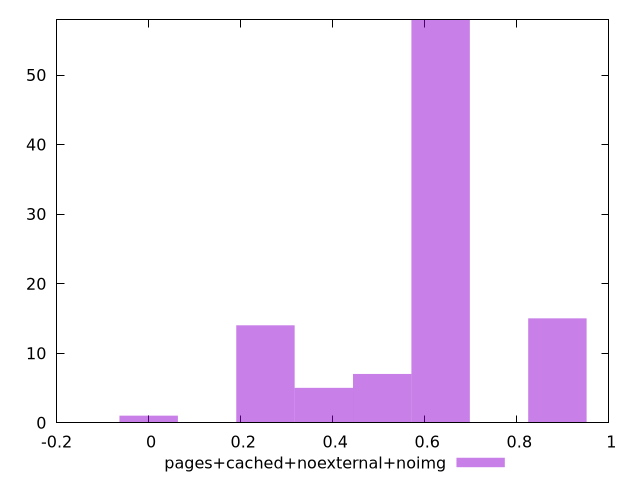

Reproduce this figure in gnuplot.
$_pagesCachedNoexternalNoimg <<EOF
0.2537570143270051 14
0.8881495501445178 15
0.6343925358175128 58
0.5075140286540102 7
0.3806355214905076 5
0 1
EOF
set key outside below
set terminal pngcairo
set output "report_00004_2020-11-02T20-21-41.718Z/cumulative-layout-shift/pages+cached+noexternal+noimg//hist.png"
set yrange [0:58]
set boxwidth 0.12687850716350255
set style fill transparent solid 0.5 noborder
plot $_pagesCachedNoexternalNoimg title "pages+cached+noexternal+noimg" with boxes ,
